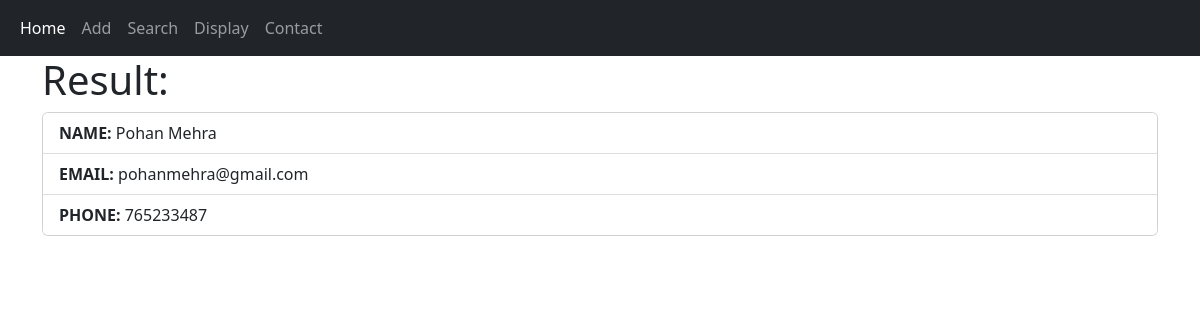
Screenshot of /profile/4 with the database file from the repository.
### CRUD/server.py (models this page shows)
class Student(db.Model):
    id = db.Column(db.Integer, primary_key=True)
    name = db.Column(db.String(250))
    email = db.Column(db.String(250))
    phone = db.Column(db.Integer)

### CRUD/server.py (the view)
@app.route("/profile/<user_id>")
def profile(user_id):
    data = Student.query.get(user_id)
    return render_template("profile.html", student=data)

### CRUD/templates/profile.html
{% extends "base.html" %} {% block title %} Profile {% endblock %} {% block
content %}
<h1>Result:</h1>
<div class="card">
  <ul class="list-group list-group-flush">
    <li class="list-group-item"><b>NAME: </b>{{ student.name }}</li>
    <li class="list-group-item"><b>EMAIL: </b>{{ student.email }}</li>
    <li class="list-group-item"><b>PHONE: </b>{{ student.phone }}</li>
  </ul>
</div>
{% endblock %}

### rows the page displays
Student: name "Pohan Mehra", email "pohanmehra@gmail.com", phone "765233487"
